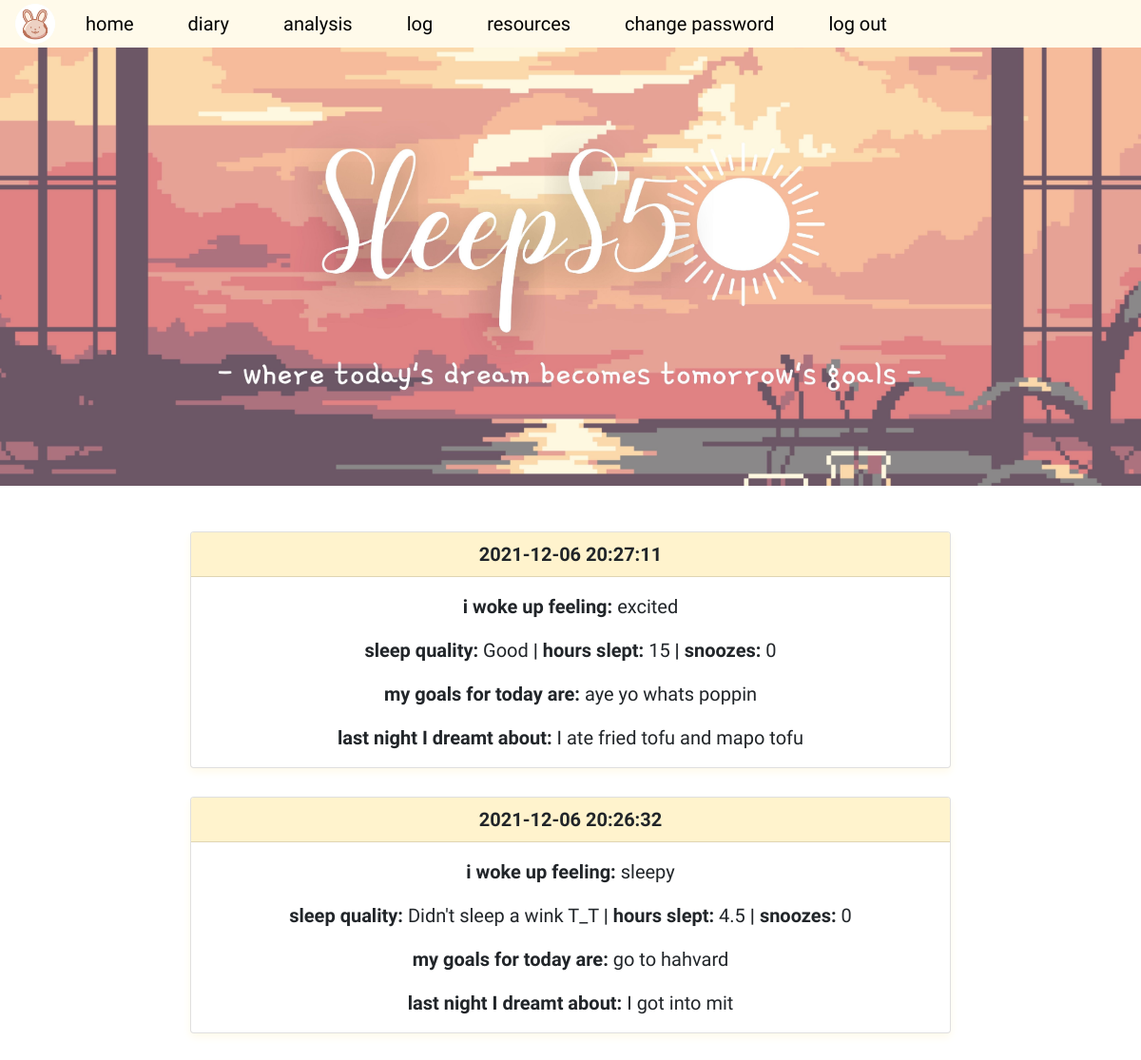
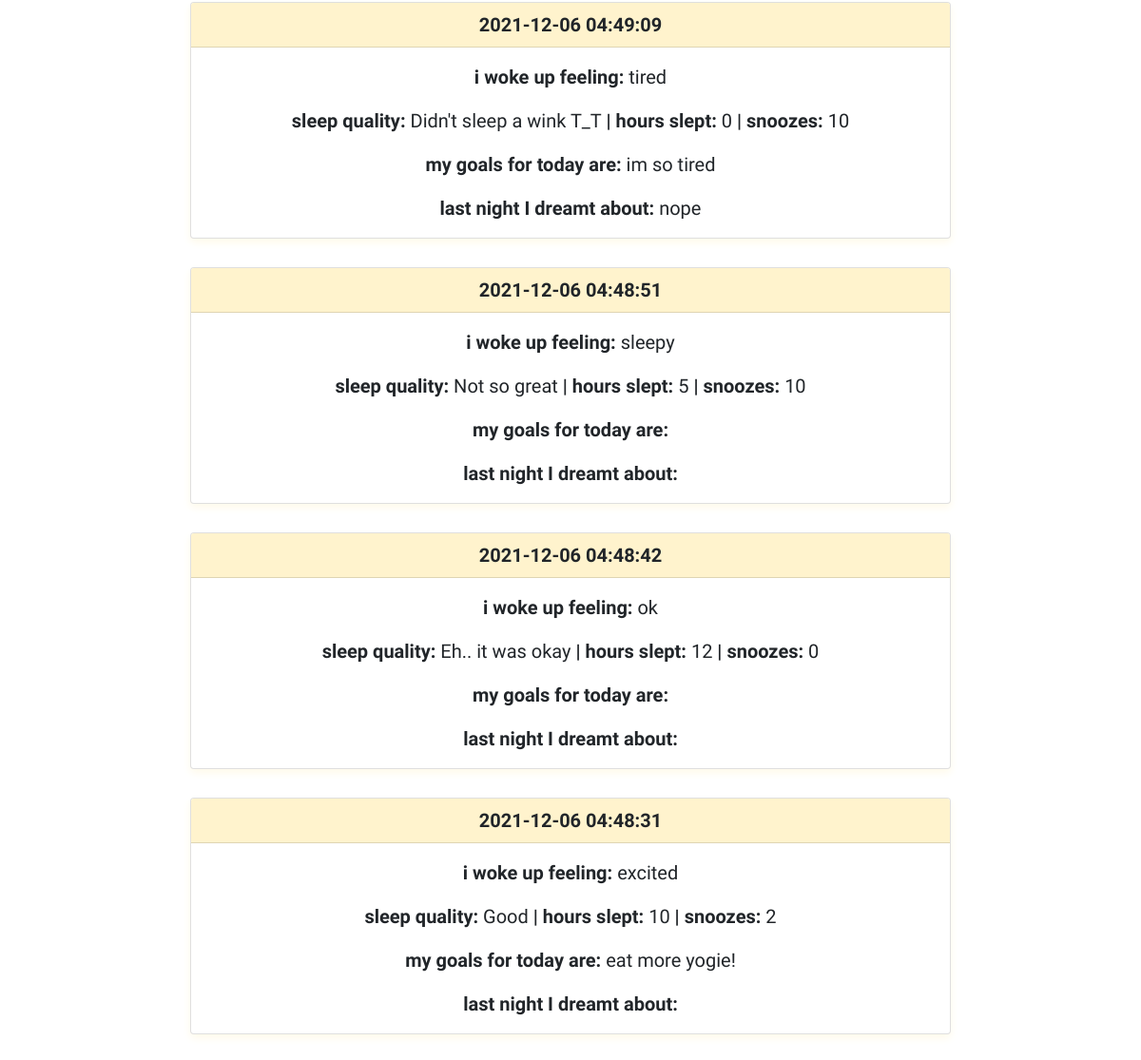
Screenshot of /log (signed in) with the database file from the repository (2 pictures, top to bottom).
### tables this page shows
CREATE TABLE diary (id INTEGER, user_id INTEGER NOT NULL, hours_slept INTEGER NOT NULL, snoozes INTEGER NOT NULL, sleep_quality TEXT NOT NULL, mood TEXT NOT NULL, daily_goals TEXT NOT NULL, dream TEXT NOT NULL, time DATETIME NOT NULL DEFAULT CURRENT_TIMESTAMP, PRIMARY key(id), FOREIGN key(user_id) REFERENCES users(id));

### app.py (the view)
@app.route("/log")
@login_required
def log():
    diarys = db.execute("SELECT * FROM diary WHERE user_id = :user_id ORDER BY time DESC", user_id=session["user_id"])
    return render_template("log.html", diarys = diarys)

### app.py (called while the page is built)
@app.after_request
def after_request(response):
    response.headers["Cache-Control"] = "no-cache, no-store, must-revalidate"
    response.headers["Expires"] = 0
    response.headers["Pragma"] = "no-cache"
    return response

### helpers.py (called while the page is built)
def login_required(f):
    @wraps(f)
    def decorated_function(*args, **kwargs):
        if session.get("user_id") is None:
            return redirect("/login")
        return f(*args, **kwargs)
    return decorated_function

### templates/log.html (shortened to what this page needs)
{% extends "layout.html" %}
{% block main %}
    {% for diary in diarys %}
    <div class="card margins">
        <div class="card-header" style="background-color:#FFF3CD">
          <b>{{diary.time}}</b>
        </div>
        <div class="card-body">
          <p class="card-text"><b>i woke up feeling:</b> {{diary.mood}}</p>
          <p class="card-text"><b>sleep quality:</b> {{diary.sleep_quality}}  <b>|  hours slept:</b> {{diary.hours_slept}}  <b>|  snoozes:</b> {{diary.snoozes}}</p>
          <p class="card-text"><b>my goals for today are:</b> {{diary.daily_goals}}</p>
          <p class="card-text"><b>last night I dreamt about:</b> {{diary.dream}}</p>
        </div>
    </div>
    <br>
    {% endfor %}
{% endblock %}

### static/styles.css (style rules this page uses)
body { font-family: 'Quicksand', sans-serif; font-size: 20px; }
.card { box-shadow: 0 4px 8px 0 #FFFAEA; }
.margins { width: 800px; margin-left: auto; margin-right: auto; }

### rows the page displays
diary: time "2021-12-06 20:27:11", mood "excited", sleep_quality "Good", hours_slept "15", snoozes "0", daily_goals "aye yo whats poppin", dream "I ate fried tofu and mapo tofu"
diary: time "2021-12-06 20:26:32", mood "sleepy", sleep_quality "Didn't sleep a wink T_T", hours_slept "4.5", snoozes "0", daily_goals "go to hahvard", dream "I got into mit"
diary: time "2021-12-06 04:49:09", mood "tired", sleep_quality "Didn't sleep a wink T_T", hours_slept "0", snoozes "10", daily_goals "im so tired", dream "nope"
diary: time "2021-12-06 04:48:51", mood "sleepy", sleep_quality "Not so great", hours_slept "5", snoozes "10"
diary: time "2021-12-06 04:48:42", mood "ok", sleep_quality "Eh.. it was okay", hours_slept "12", snoozes "0"
diary: time "2021-12-06 04:48:31", mood "excited", sleep_quality "Good", hours_slept "10", snoozes "2", daily_goals "eat more yogie!"
